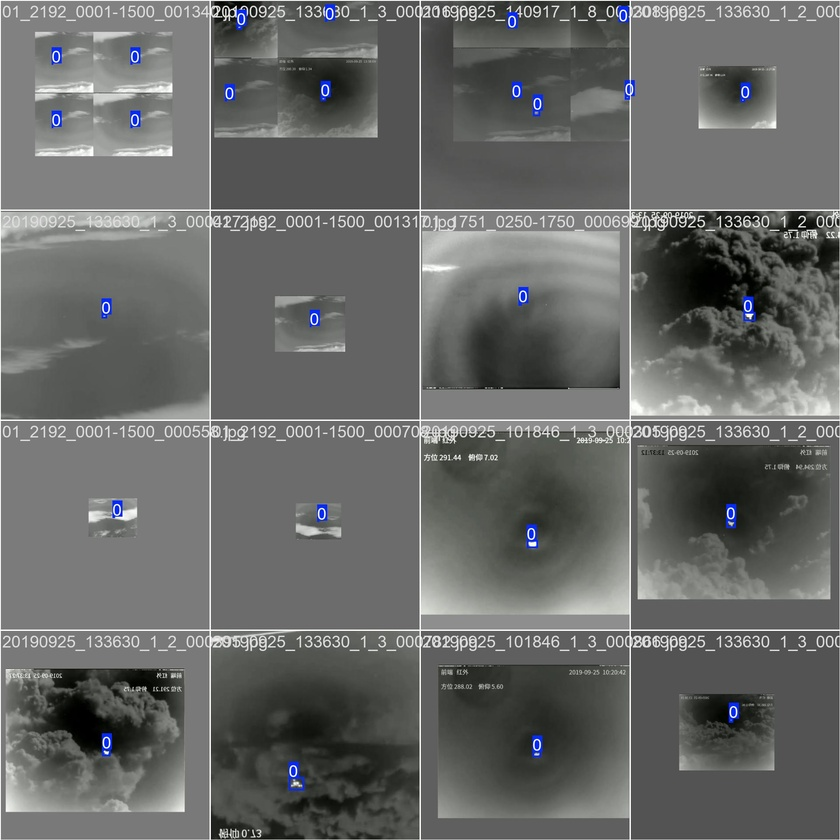
#> input picture small_target_detection/yolov8_small_aircraft/train_batch0.jpg, 840 x 840 px, shrunk from 1920 x 1920 before the run
$ python -i target_loss_gradient_analyzer.py   (imports and definitions only)   (older library calls are emulated)
#> lines starting #> are read from the running program, lines starting #| are printed output that depends on the picture
#!/usr/bin/env python3
# -*- coding: utf-8 -*-

"""
目标丢失区域梯度分析工具
批量分析丢失目标的ROI图像，生成可视化矩阵和中心点标记

====================================
命令行参数 / Parameters
====================================

可选参数:
  --input <PATH>        输入图像目录 (默认: target_loss_patches/)
  --output <PATH>       输出结果目录 (默认: target_loss_patches/output/)
  --roi-size <INT>      ROI区域大小 (默认: 5)
  --max <INT>           最多处理图像数量，0=全部

====================================
使用示例 / Examples
====================================

# 处理全部图像
python target_loss_gradient_analyzer.py

# 指定输入输出目录
python target_loss_gradient_analyzer.py --input patches/ --output results/

# 限制处理数量
python target_loss_gradient_analyzer.py --max 10

====================================
输出结果 / Output
====================================

结果保存在: target_loss_patches/output/
  ├── 原文件名_analysis.png          # 可视化分析图（含灰度矩阵）
  └── analysis_summary.txt            # 汇总报告

可视化包含:
  ├── 原始灰度图 + ROI位置标记
  └── ROI区域矩阵 + 数值标注

用途: 分析丢失目标样本，评估梯度法ROI选择效果
"""

import cv2
import numpy as np
from pathlib import Path
import matplotlib
# [1 line not run here, left out]
import matplotlib.pyplot as plt
import argparse
import os

class GradientROIAnalyzer:
    """梯度ROI分析器"""

    def __init__(self, roi_size=5, output_dir=None):
        """初始化"""
        self.roi_size = roi_size
        self.output_dir = output_dir

    def process_image(self, image_path):
        """处理单张图像"""
        print(f"📝 处理图像: {Path(image_path).name}")

        # 读取图像并转为灰度
        color_image = cv2.imread(str(image_path))
#> color_image is the input picture: shape (840, 840, 3); mean B, G, R 103.4, 104.7, 103.5
        if color_image is None:
            print(f"❌ 无法读取图像: {image_path}")
            return None

        gray_image = cv2.cvtColor(color_image, cv2.COLOR_BGR2GRAY)
        h, w = gray_image.shape

        # 使用梯度幅值法查找最佳ROI
        result = self.find_roi_gradient_magnitude(gray_image)

        # 生成并保存可视化结果
        self.save_visualization(image_path, gray_image, result)

        return result

    def find_roi_gradient_magnitude(self, gray_image):
        """使用梯度幅值法寻找最佳ROI"""
        h, w = gray_image.shape
        half_roi = self.roi_size // 2

        # 计算梯度
        grad_x = cv2.Sobel(gray_image, cv2.CV_64F, 1, 0, ksize=3)
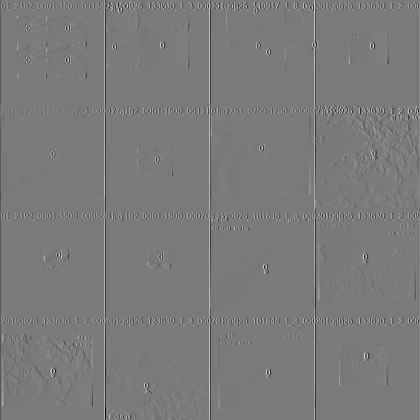
#> grad_x: shape (840, 840) float64 (shown at 1/2 size); min -894, max 962, mean -0.5; drawn with min black and max white
        grad_y = cv2.Sobel(gray_image, cv2.CV_64F, 0, 1, ksize=3)
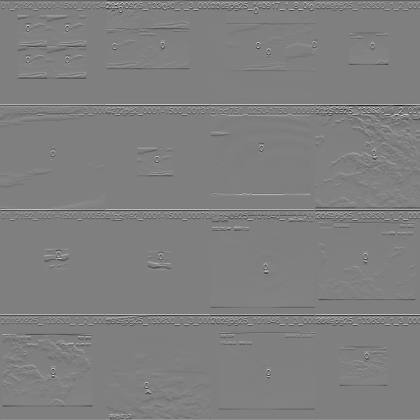
#> grad_y: shape (840, 840) float64 (shown at 1/2 size); min -934, max 929, mean -0.4; drawn with min black and max white
        gradient_magnitude = np.sqrt(grad_x**2 + grad_y**2)
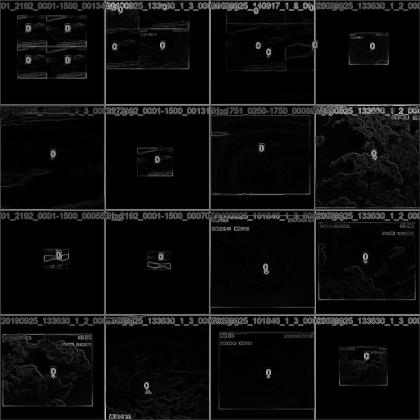
#> gradient_magnitude: shape (840, 840) float64 (shown at 1/2 size); min 0, max 969.4, mean 48.9; drawn with min black and max white

        best_score = -1
        best_center = (0, 0)

        # 遍历所有可能的ROI中心
        for y in range(half_roi, h - half_roi):
            for x in range(half_roi, w - half_roi):
                roi_grad = gradient_magnitude[y-half_roi:y+half_roi+1, x-half_roi:x+half_roi+1]
                roi_intensity = gray_image[y-half_roi:y+half_roi+1, x-half_roi:x+half_roi+1]

                # 结合梯度和强度计算得分
                score = np.mean(roi_grad) * np.mean(roi_intensity) / 255.0

                if score > best_score:
                    best_score = score
                    best_center = (x, y)
#> after the loop, best_center = (749, 315); best_score = 405.8

        # 提取最佳ROI数据
        x, y = best_center
#> x = 749; y = 315
        roi_data = gray_image[y-half_roi:y+half_roi+1, x-half_roi:x+half_roi+1]
#> roi_data = [[108, 112, 117, 111, 113], [251, 252, 249, 250, 251], [250, 246, 249, 249, 239], [244, 250, 247, 254, 217], [86, 114, 190, 235, 135]]
#> in process_image, `result = self.find_roi_gradient_magnitude(gray_image)`: result = 7 items

        return {
            'center_x': x,
            'center_y': y,
            'confidence': float(best_score),
            'roi_data': roi_data,
            'roi_mean': float(np.mean(roi_data)),
            'roi_max': int(np.max(roi_data)),
            'roi_min': int(np.min(roi_data))
        }

    def save_visualization(self, image_path, gray_image, result):
        """生成并保存可视化结果"""
        if not result:
            return

        # 创建输出目录
        if self.output_dir:
            output_path = Path(self.output_dir)
        else:
            output_path = Path(image_path).parent / 'output'

        output_path.mkdir(parents=True, exist_ok=True)

        # 提取原始文件名
        original_name = Path(image_path).stem
        output_file = output_path / f"{original_name}_analysis.png"

        # 绘制图像
        fig = plt.figure(figsize=(12, 10))

        # 子图1: 原始灰度图像和ROI位置
        ax1 = plt.subplot(2, 1, 1)
        ax1.imshow(gray_image, cmap='gray')
        ax1.set_title(f"原始灰度图 ({gray_image.shape[1]}x{gray_image.shape[0]})")

        # 标记ROI位置
        x, y = result['center_x'], result['center_y']
#> x = 749; y = 315
        half_roi = self.roi_size // 2
        rect = plt.Rectangle((x-half_roi-0.5, y-half_roi-0.5), self.roi_size, self.roi_size,
                             linewidth=2, edgecolor='r', facecolor='none')
        ax1.add_patch(rect)
        ax1.plot(x, y, 'r+', markersize=10)
        ax1.text(x+self.roi_size, y, f"({x},{y})", color='red', fontsize=12,
                backgroundcolor='white', bbox=dict(facecolor='white', alpha=0.7))

        # 子图2: ROI区域矩阵可视化
        ax2 = plt.subplot(2, 1, 2)
        roi_data = result['roi_data']

        # 显示ROI灰度图
        ax2.imshow(roi_data, cmap='inferno')

        # 添加数值标签
        for i in range(roi_data.shape[0]):
            for j in range(roi_data.shape[1]):
                text_color = 'white' if roi_data[i, j] < 128 else 'black'
                ax2.text(j, i, str(roi_data[i, j]), ha='center', va='center',
                        color=text_color, fontsize=9, fontweight='bold')

        # 设置标题和其他参数
        ax2.set_title(f"ROI 矩阵 ({self.roi_size}x{self.roi_size}), 均值: {result['roi_mean']:.2f}")
        ax2.set_xticks(range(roi_data.shape[1]))
        ax2.set_yticks(range(roi_data.shape[0]))
        ax2.grid(True, color='white', linestyle='-', linewidth=0.5, alpha=0.3)

        # 中心点标记
        plt.figtext(0.5, 0.02, f"中心坐标: ({result['center_x']}, {result['center_y']}), 置信度: {result['confidence']:.2f}",
                   ha='center', fontsize=12, bbox=dict(facecolor='white', alpha=0.8))

        plt.tight_layout()
        plt.savefig(output_file, dpi=150, bbox_inches='tight')
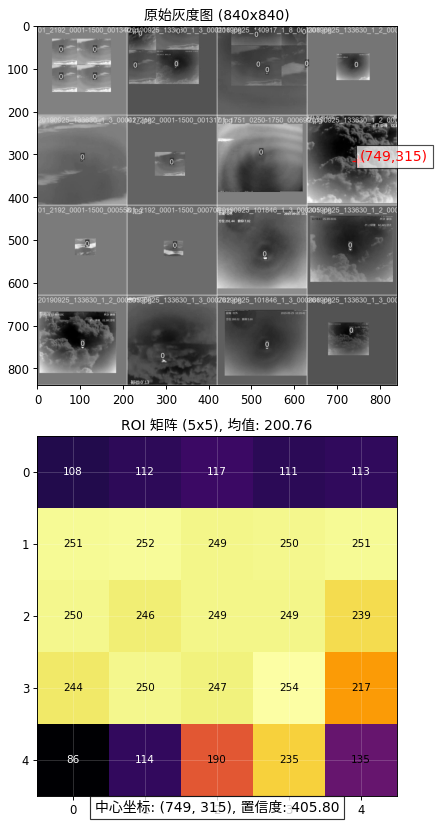
#> figure drawn by matplotlib, 2 panels
        plt.close(fig)

        print(f"✅ 已保存分析结果: {output_file}")


# [66 lines left out: function main, not called in this run]


# [3 lines not run here, left out]

>>> result = GradientROIAnalyzer().process_image('../small_target_detection/yolov8_small_aircraft/train_batch0.jpg')
#> result = 7 items

$ run again, on small_target_detection/yolov8_small_aircraft/train_batch2.jpg
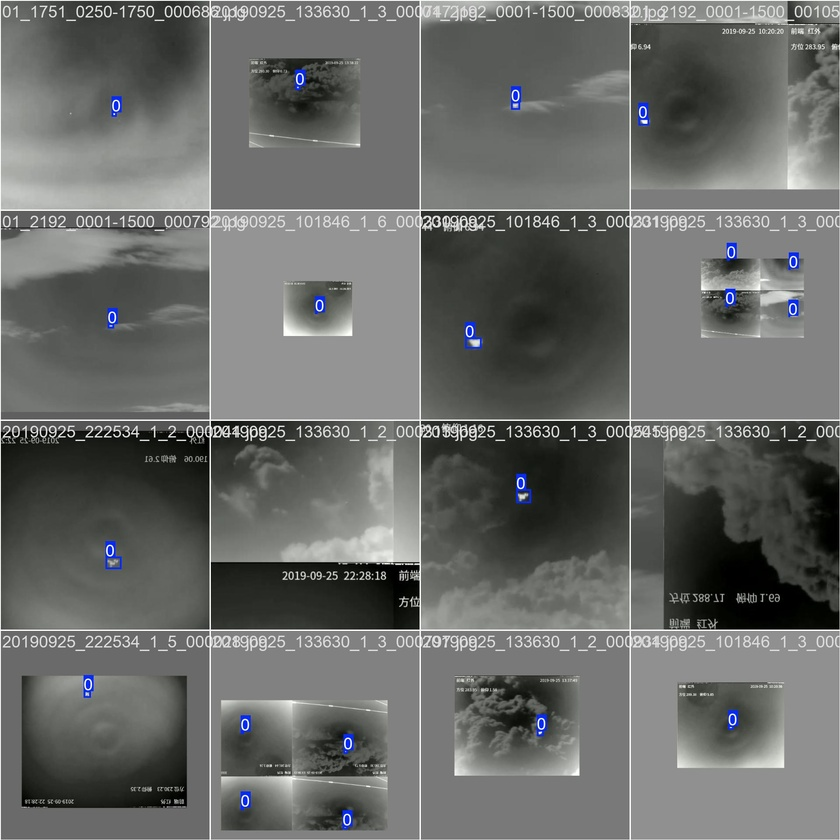
#> input picture small_target_detection/yolov8_small_aircraft/train_batch2.jpg, 840 x 840 px, shrunk from 1920 x 1920 before the run
#> in process_image, color_image is the input picture: shape (840, 840, 3); mean B, G, R 104.3, 106.4, 104.9
#> in find_roi_gradient_magnitude, `gradient_magnitude = np.sqrt(grad_x**2 + grad_y**2)`:
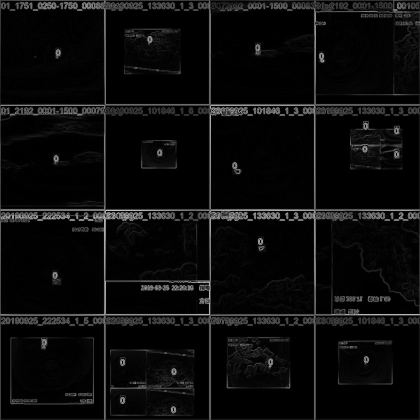
#> gradient_magnitude: shape (840, 840) float64 (shown at 1/2 size); min 0, max 1020, mean 48.1; drawn with min black and max white
#> after the loop in find_roi_gradient_magnitude, `for y in range(half_roi, h - half_roi):`: best_center = (644, 121); best_score = 407
#> in find_roi_gradient_magnitude, `x, y = best_center`: x = 644; y = 121
#> in find_roi_gradient_magnitude, `roi_data = gray_image[y-half_roi:y+half_roi+1, x-half_roi:x+half_roi+1]`: roi_data = [[67, 66, 71, 75, 76], [227, 224, 224, 230, 235], [234, 252, 250, 250, 250], [193, 251, 253, 249, 250], [115, 178, 206, 210, 210]]
#> in process_image, `result = self.find_roi_gradient_magnitude(gray_image)`: result = 7 items
#> in save_visualization, `x, y = result['center_x'], result['center_y']`: x = 644; y = 121
#> in save_visualization, `plt.savefig(output_file, dpi=150, bbox_inches='tight')`:
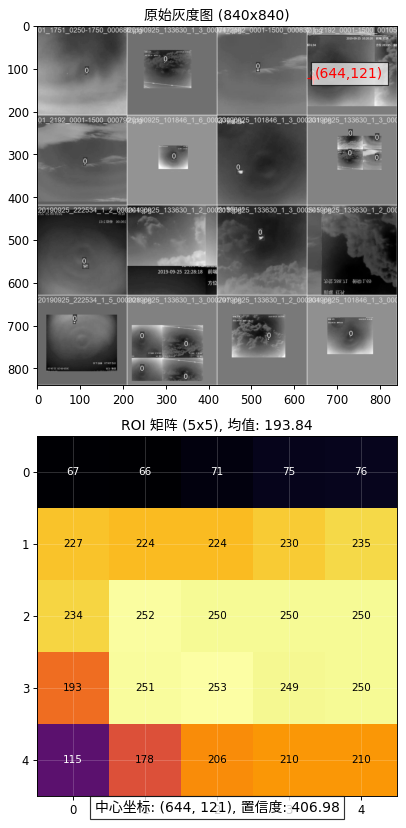
#> figure drawn by matplotlib, 2 panels
#> `result = GradientROIAnalyzer().process_image('../small_target_detectio..`: result = 7 items

$ run again, on small_target_detection/yolov8_small_aircraft/train_batch53560.jpg
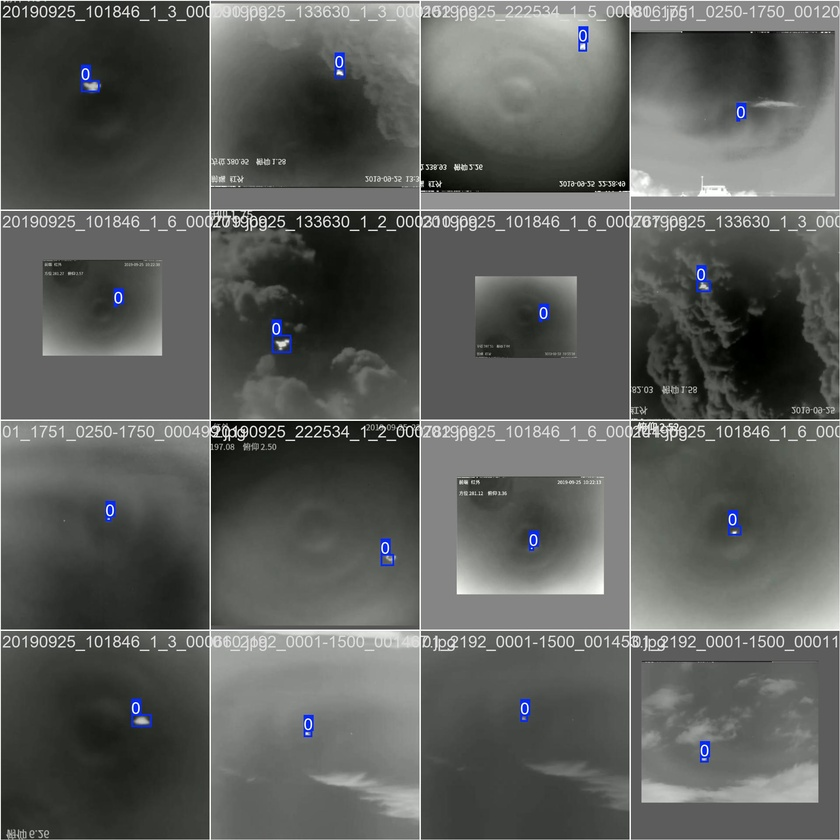
#> input picture small_target_detection/yolov8_small_aircraft/train_batch53560.jpg, 840 x 840 px, shrunk from 1920 x 1920 before the run
#> in process_image, color_image is the input picture: shape (840, 840, 3); mean B, G, R 92, 94.8, 93
#> in find_roi_gradient_magnitude, `gradient_magnitude = np.sqrt(grad_x**2 + grad_y**2)`:
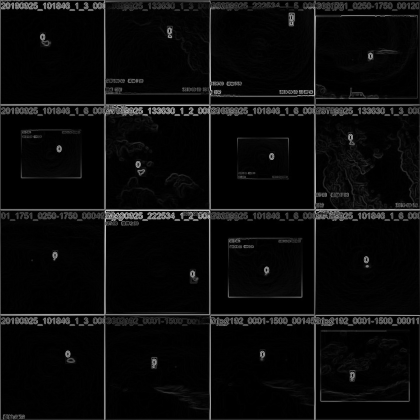
#> gradient_magnitude: shape (840, 840) float64 (shown at 1/2 size); min 0, max 1019, mean 46; drawn with min black and max white
#> after the loop in find_roi_gradient_magnitude, `for y in range(half_roi, h - half_roi):`: best_center = (582, 47); best_score = 358.6
#> in find_roi_gradient_magnitude, `x, y = best_center`: x = 582; y = 47
#> in find_roi_gradient_magnitude, `roi_data = gray_image[y-half_roi:y+half_roi+1, x-half_roi:x+half_roi+1]`: roi_data = [[165, 232, 244, 248, 247], [198, 253, 251, 248, 247], [222, 251, 233, 228, 248], [216, 215, 189, 208, 247], [143, 152, 150, 155, 174]]
#> in process_image, `result = self.find_roi_gradient_magnitude(gray_image)`: result = 7 items
#> in save_visualization, `x, y = result['center_x'], result['center_y']`: x = 582; y = 47
#> in save_visualization, `plt.savefig(output_file, dpi=150, bbox_inches='tight')`:
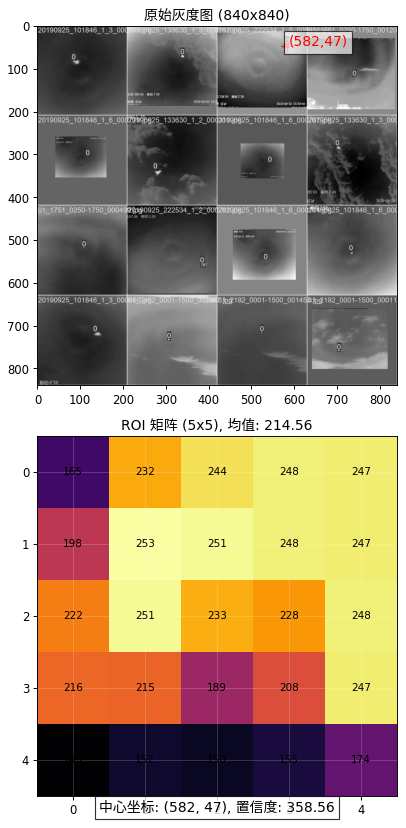
#> figure drawn by matplotlib, 2 panels
#> `result = GradientROIAnalyzer().process_image('../small_target_detectio..`: result = 7 items
